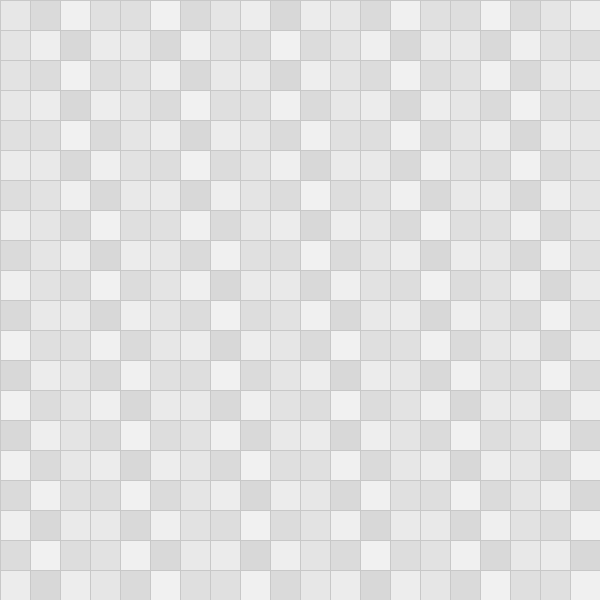
Frame 1 (no input)
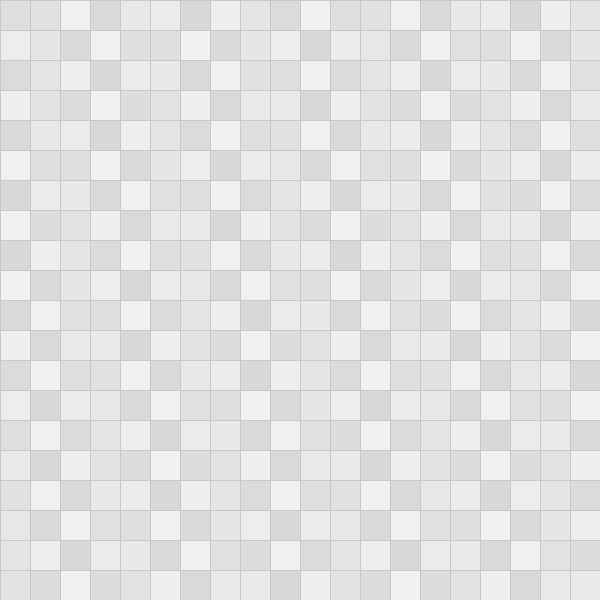
Frame 60 (the mouse pressed at the canvas centre just before this capture)
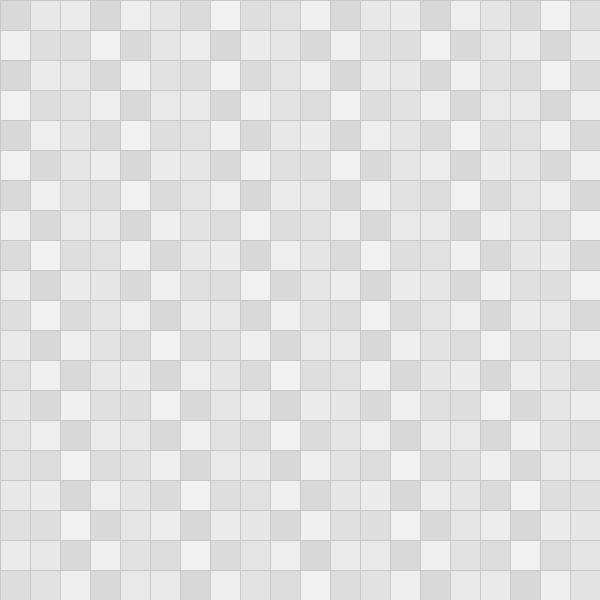
Frame 120 (the mouse held since frame 60 and released just before this capture)

The Processing sketch that drew these frames (run headless with seeded random() and noise(); from frame 60 on, the mouse is pressed at the canvas centre):

// Processing sketch: grid_effect
// ── grid_effect.pde
// 2D Array of objects
Cell[][] grid;

// Number of columns and rows in the grid
int cols = width/2;
int rows = height/2;

void setup() {
 
  size(600,600);
  grid = new Cell[cols][rows];
  for (int i = 0; i < cols; i++) {
    for (int j = 0; j < rows; j++) {
      // Initialize each object
      grid[i][j] = new Cell(i*30,j*30,30,30,4*i+3*j);
    }
  }
}

void draw() {
  background(240);
  // The counter variables i and j are also the column and row numbers and 
  // are used as arguments to the constructor for each object in the grid.  
  for (int i = 0; i < cols; i++) {
    for (int j = 0; j < rows; j++) {
      // Oscillate and display each object
      grid[i][j].oscillate();
      grid[i][j].display();
    }
  }
}

// A Cell object
class Cell {
  // A cell object knows about its location in the grid 
  // as well as its size with the variables x,y,w,h
  float x,y;   // x,y location
  float w,h;   // width and height
  float angle; // angle for oscillating brightness

  // Cell Constructor
  Cell(float tempX, float tempY, float tempW, float tempH, float tempAngle) {
    x = tempX;
    y = tempY;
    w = tempW;
    h = tempH;
    angle = tempAngle;
  } 
  
  // Oscillation means increase angle
  void oscillate() {
    angle += 0.2; 
  }

  void display() {
    stroke(200);
    // Color calculated using sine wave
    fill(128+127*sin(angle),128+127*sin(angle),128+127*sin(angle),25);
    rect(x,y,w,h); 
  }
}
